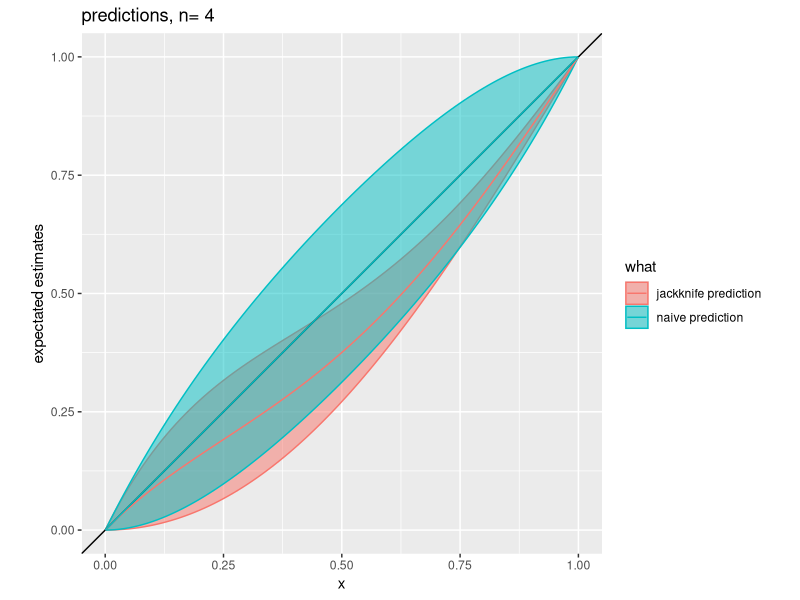
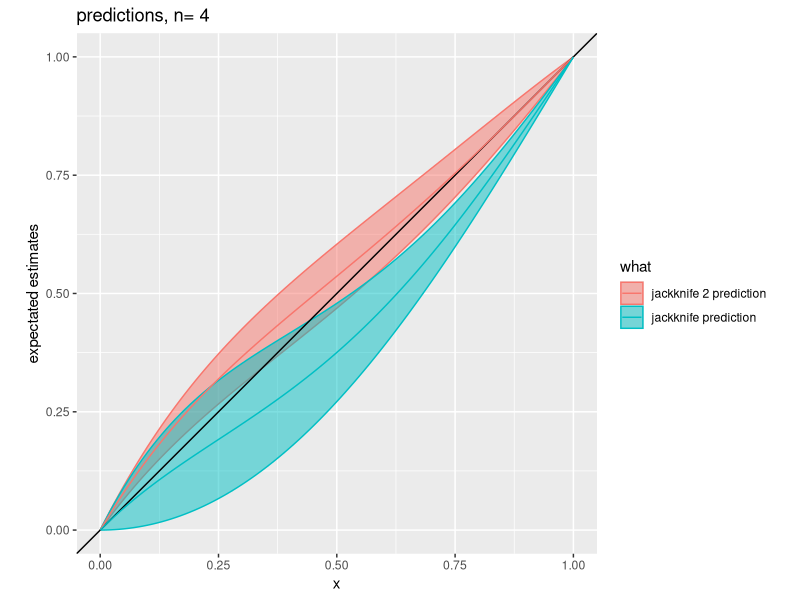
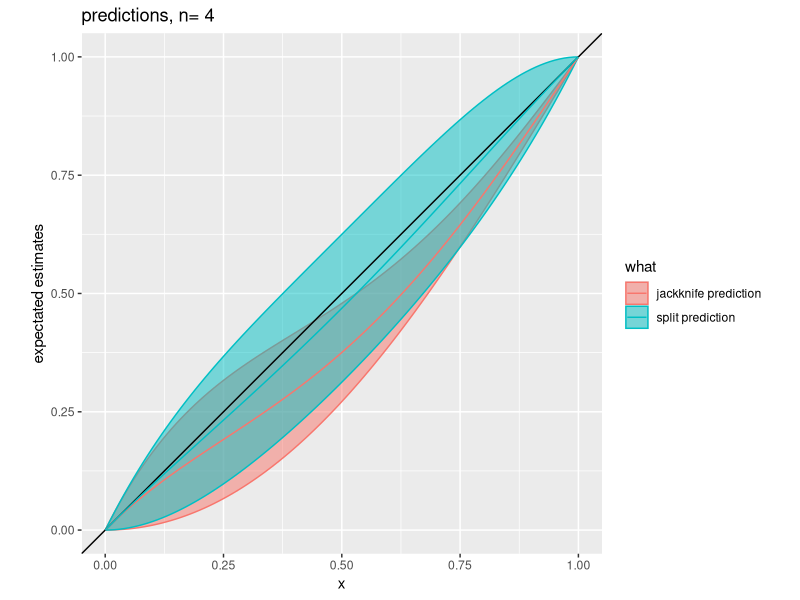
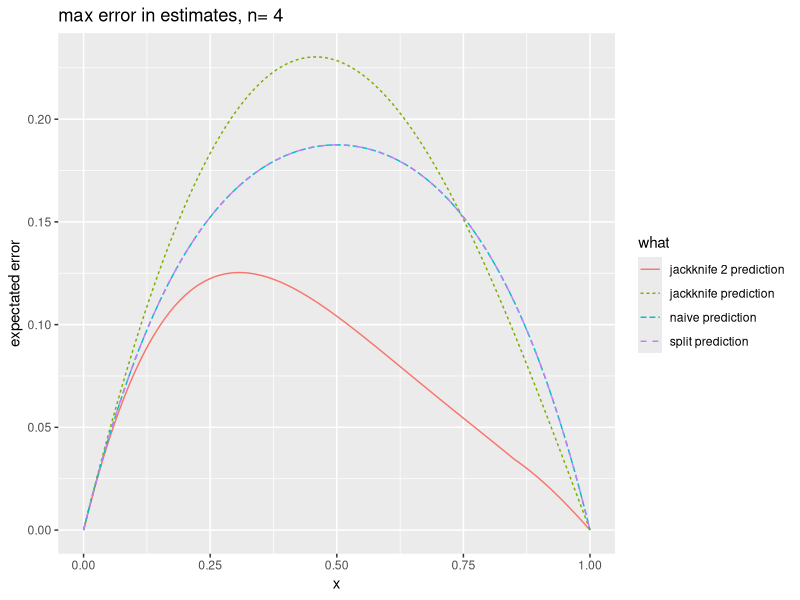
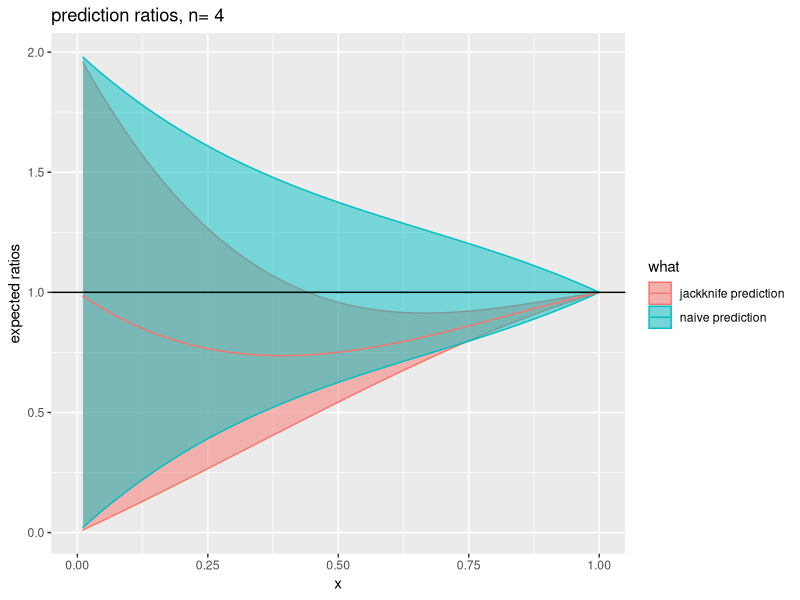
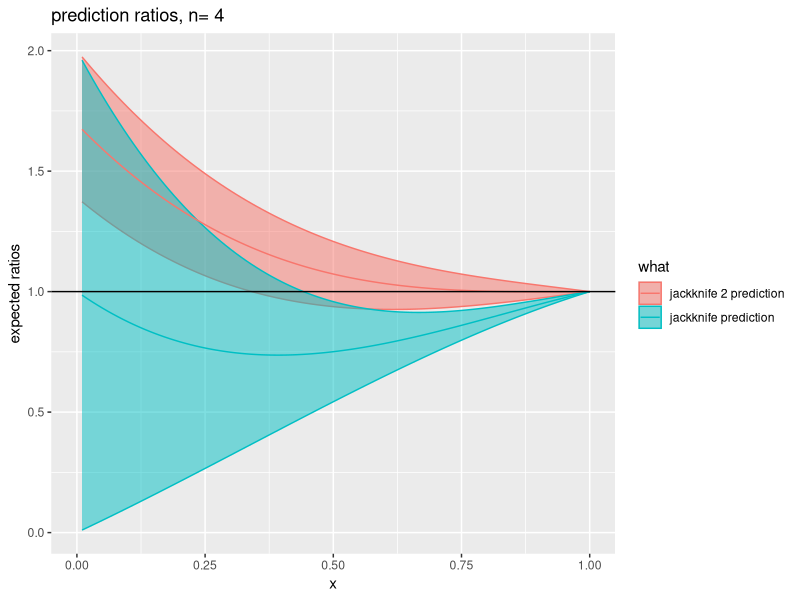
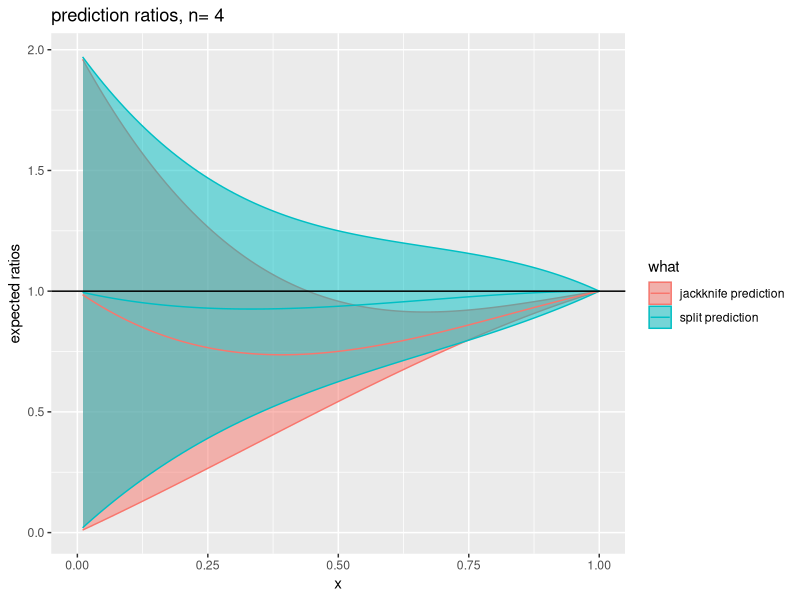
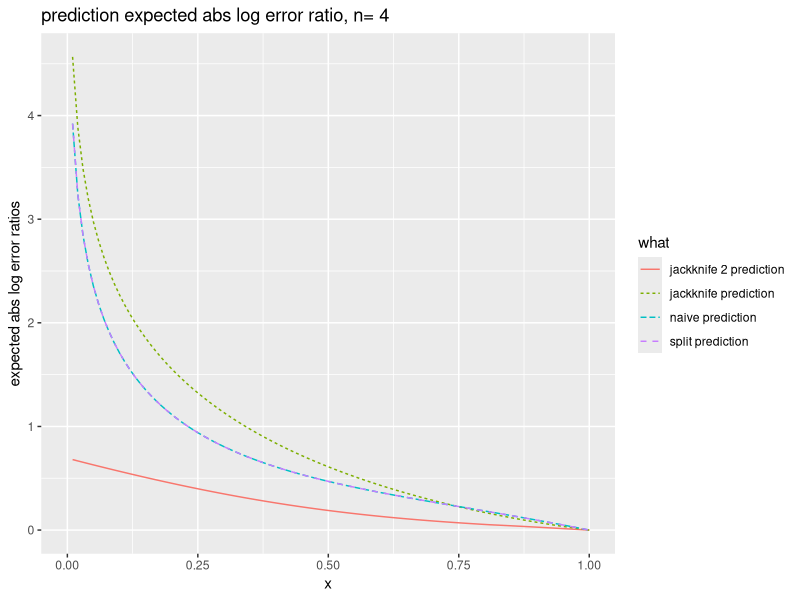

These figures' R source, in order:
## ---- chunk 1
set.seed(23225)
k <- 2   # number of groups, we are going to use group id to predict y
gGroups <- paste('g',1:k,sep='')
d <- data.frame(group=rep(gGroups,2),
                y=NA,
                stringsAsFactors=FALSE)
print(d)

n <- nrow(d)
print(n)

dTest <- data.frame(group=gGroups,
                    stringsAsFactors=FALSE)
print(dTest)
## ---- chunk 2
library('polynom')
library('ggplot2')



#' compute the direct expected value of y per group
#'
#' @param d data frame with y and group columns
#' @return named vector with grouped y-means
empiricalEst <- function(d) {
  d$one <- 1.0
  num <- aggregate(y~group,data=d,FUN=sum)
  den <- aggregate(one~group,data=d,FUN=sum)
  if(!all(all.equal(num$group,den$group)==TRUE)) {
    stop("name mismatch")
  }
  est <- num$y/den$one
  names(est) <- num$group
  est
}

#' compute the jackknifed expected value of y per group
#'
#' @param d data frame with y and group columns
#' @param jackDenom denominator of current observation to pull off in estimate, 1 is standard jackknife, 2 is one half jackknife
#' @return named vector with jackknifed grouped y-means
jackknifeEst <- function(d,jackDenom) {
  d$one <- 1.0
  num <- aggregate(y~group,data=d,FUN=sum)
  numM <- num$y
  names(numM) <- num$group
  numV <- numM[d$group]
  den <- aggregate(one~group,data=d,FUN=sum)
  denM <- den$one
  names(denM) <- den$group
  denV <- denM[d$group]
  if(!all(all.equal(num$group,den$group)==TRUE)) {
    stop("name mismatch")
  }
  v <- as.numeric((numV-d$y/jackDenom)/(denV-1/jackDenom))
  v[is.na(v)|is.infinite(v)|is.nan(v)] <- 0
  v
}

#' Fit a glm() on top of the dEstimate column to the d$y column, then apply this model to dTest
#'
#' Simulates the second stage of a 2-stage modeling process.
#' @param d data frame with y column
#' @param dEst numeric with one sub-model prediction per row of d
#' @param dTest frame to score on has group and est columns
#' @return dTest predictions
estimateExpectedPrediction <- function(d,dEst,dTest) {
  # catch cases unsafe for glm
  if(all(d$y) || all(!d$y) || 
     ((max(dEst)-min(dEst))<=1.0e-5)) {
    return(dTest$est)
  }
  d$est <- dEst
  m <- glm(y~0+est,data=d,family=binomial(link='logit'))
  predict(m,newdata=dTest,type='response')
}


naiveModel <- function(d,dTest) {
  as.numeric(empiricalEst(d)[dTest$group])
}

jackknifeModel <- function(d,dTest) {
  estimateExpectedPrediction(d,jackknifeEst(d,1),dTest)
}

jackknifeModel2 <- function(d,dTest) {
  estimateExpectedPrediction(d,jackknifeEst(d,2),dTest)
}

#' Split train nested model.  Assumes design can be split in half
#'
#' Simulates the second stage of a 2-stage modeling process.
#' @param d data frame with y column and group column
#' @param dTest frame to score on has group and est columns
#' @return dTest predictions
splitEstimateExpectedPrediction <- function(d,dTest) {
  isA <- logical(nrow(d))
  isA[seq_len(floor(nrow(d)/2))] <- TRUE
  dA <- d[isA,]
  dB <- d[!isA,]
  if(!all(all.equal(sort(unique(dA$group)),
                    sort(unique(dB$group)))==TRUE)) {
    stop("bad split")
  }
  dB$est <- empiricalEst(dA)[dB$group]
  # catch cases unsafe for glm
  if(all(dB$y) || all(!dB$y) || 
     ((max(dB$est)-min(dB$est))<=1.0e-5)) {
    return(dTest$est)
  }
  m <- glm(y~0+est,data=dB,family=binomial(link='logit'))
  predict(m,newdata=dTest,type='response')
}




#' evaluate a strategy by returning summary statistics
#'
#' @param d training data frame
#' @param dTest evaluation data frame
#' @param strat strategy to apply
#' @param what name of strategy
#' @return scores
evalModelingStrategy <- function(d,dTest,strat,what) {
  predExpectedMin <- 0
  predExpectedMean <- 0
  predExpectedMax <- 0
  probOn <- polynomial(c(0,1))  # polnomial x representing chance of y=TRUE
  # run through each possible realization of the training outcome
  # vector y.  Each situation is weigthed by the probability of 
  # seeing this y-vector (though the outcomes in the situation
  # are conditionally indpendent of this unknown probabilty 
  # given the realized y).
  ys <- expand.grid( rep( list(0:1), n))==1
  for(ii in seq_len(nrow(ys))) {
    y <- as.logical(ys[ii,])
    d$y <- y
    py <- probOn^(sum(y))*(1-probOn)^(length(y)-sum(y))
    dTest$est <- as.numeric(empiricalEst(d)[dTest$group])
    pred <- strat(d,dTest)
    predExpectedMin <- predExpectedMin + min(pred)*py
    predExpectedMean <- predExpectedMean + mean(pred)*py
    predExpectedMax <- predExpectedMax + max(pred)*py
  }
  x <- seq(0,1,by=0.01)
  plotD <- data.frame(x=x,
                      what=what,
                      expectedMin=as.function(predExpectedMin)(x),
                      expectedMean=as.function(predExpectedMean)(x),
                      expectedMax=as.function(predExpectedMax)(x),
                      stringsAsFactors = FALSE)
  plotD$expectedRatioMin <- plotD$expectedMin/plotD$x
  plotD$expectedRatioMean <- plotD$expectedMean/plotD$x
  plotD$expectedRatioMax <- plotD$expectedMax/plotD$x
  list(
    plotD=plotD,
    predExpectedMin=predExpectedMin,
    predExpectedMean=predExpectedMean,
    predExpectedMax=predExpectedMax
  )
}




plotD2 <- evalModelingStrategy(d,dTest,naiveModel,
                               'naive prediction')$plotD
plotD3 <-  evalModelingStrategy(d,dTest,jackknifeModel,
                                'jackknife prediction')$plotD
plotD4 <-  evalModelingStrategy(d,dTest,jackknifeModel2,
                                'jackknife 2 prediction')$plotD
plotD5 <- evalModelingStrategy(d,dTest,splitEstimateExpectedPrediction,
                               'split prediction')$plotD

ggplot(data=rbind(plotD2,plotD3),mapping=aes(x=x,
                                             y=expectedMean,
                                             ymin=expectedMin,ymax=expectedMax,
                              color=what,fill=what)) +
  geom_ribbon(alpha=0.5) +
  geom_abline() + 
  geom_line() +
  coord_fixed() +
  ylab('expectated estimates') +
  ggtitle(paste('predictions, n=',n))

ggplot(data=rbind(plotD3,plotD4),
       mapping=aes(x=x,
                   y=expectedMean,
                   ymin=expectedMin,ymax=expectedMax,
                              color=what,fill=what)) +
  geom_ribbon(alpha=0.5) +
  geom_abline() + 
  geom_line() +
  ylab('expectated estimates') +
  coord_fixed() +
  ggtitle(paste('predictions, n=',n))

ggplot(data=rbind(plotD3,plotD5),
       mapping=aes(x=x,
                   y=expectedMean,
                   ymin=expectedMin,ymax=expectedMax,
                              color=what,fill=what)) +
  geom_ribbon(alpha=0.5) +
  geom_abline() + 
  geom_line() +
  ylab('expectated estimates') +
  coord_fixed() +
  ggtitle(paste('predictions, n=',n))

plotDA <- rbind(plotD2,plotD3,plotD4,plotD5)
plotDA$expectedMaxError <- pmax(abs(plotDA$x-plotDA$expectedMin),
                               abs(plotDA$expectedMax-plotDA$x))
ggplot(data=plotDA,mapping=aes(x=x,y=expectedMaxError,
                              color=what,fill=what,linetype=what)) +
  geom_line() +
  ylab('expectated error') +
  ggtitle(paste('max error in estimates, n=',n))



ggplot(data=rbind(plotD2,plotD3),
       mapping=aes(x=x,
                   y=expectedRatioMean,
                   ymin=expectedRatioMin,ymax=expectedRatioMax,
                   color=what,fill=what)) +
  geom_ribbon(alpha=0.5) +
  geom_line() + 
  geom_hline(yintercept=1) +
  ylab('expected ratios') + 
  ggtitle(paste('prediction ratios, n=',n))

ggplot(data=rbind(plotD3,plotD4),
       mapping=aes(x=x,
                   y=expectedRatioMean,
                   ymin=expectedRatioMin,ymax=expectedRatioMax,
                   color=what,fill=what)) +
  geom_ribbon(alpha=0.5) +
  geom_line() +
  geom_hline(yintercept=1) +
  ylab('expected ratios') + 
  ggtitle(paste('prediction ratios, n=',n))

ggplot(data=rbind(plotD3,plotD5),
       mapping=aes(x=x,
                   y=expectedRatioMean,
                   ymin=expectedRatioMin,ymax=expectedRatioMax,
                   color=what,fill=what)) +
  geom_ribbon(alpha=0.5) +
  geom_line() +
  geom_hline(yintercept=1) +
  ylab('expected ratios') + 
  ggtitle(paste('prediction ratios, n=',n))

plotDA <- rbind(plotD2,plotD3,plotD4,plotD5)
plotDA$expectedMaxAlbsLogRelError <- pmax(abs(log(plotDA$expectedRatioMin)),
                               abs(log(plotDA$expectedRatioMax)))
ggplot(data=plotDA,
       mapping=aes(x=x,
                   y=expectedMaxAlbsLogRelError,
                   color=what,fill=what,linetype=what)) +
  geom_line() +
  ylab('expected abs log error ratios') + 
  ggtitle(paste('prediction expected abs log error ratio, n=',n))
